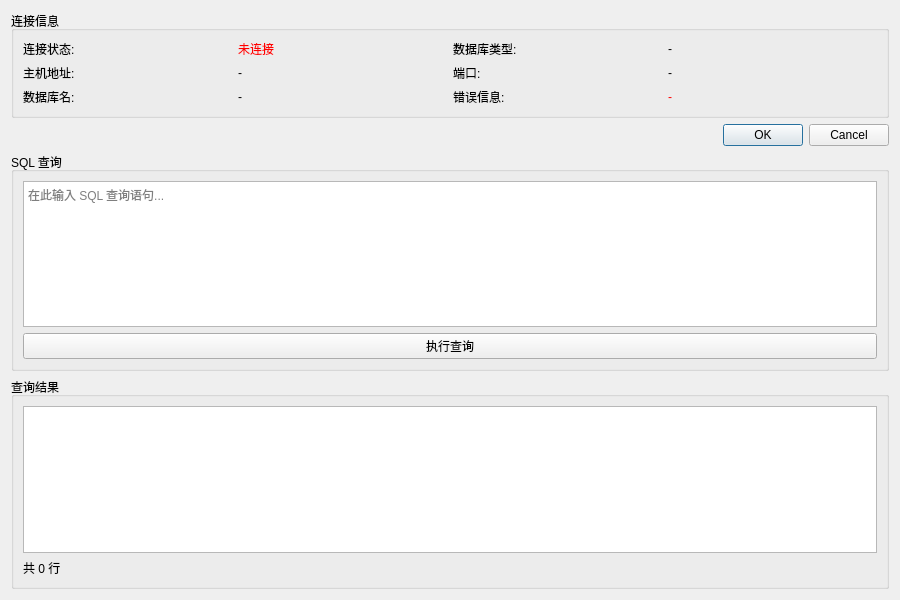
<?xml version="1.0" encoding="UTF-8"?>
<ui version="4.0">
 <class>DatabaseWidget</class>
 <widget class="QWidget" name="DatabaseWidget">
  <property name="geometry">
   <rect>
    <x>0</x>
    <y>0</y>
    <width>900</width>
    <height>600</height>
   </rect>
  </property>
  <property name="windowTitle">
   <string>数据库管理</string>
  </property>
  <layout class="QVBoxLayout" name="verticalLayout">
   <item>
    <widget class="QGroupBox" name="groupBoxConnection">
     <property name="title">
      <string>连接信息</string>
     </property>
     <layout class="QGridLayout" name="gridLayout">
      <item row="0" column="0">
       <widget class="QLabel" name="labelStatus">
        <property name="text">
         <string>连接状态:</string>
        </property>
       </widget>
      </item>
      <item row="0" column="1">
       <widget class="QLabel" name="labelStatusValue">
        <property name="text">
         <string>未连接</string>
        </property>
        <property name="styleSheet">
         <string notr="true">color: red;</string>
        </property>
       </widget>
      </item>
      <item row="0" column="2">
       <widget class="QLabel" name="labelType">
        <property name="text">
         <string>数据库类型:</string>
        </property>
       </widget>
      </item>
      <item row="0" column="3">
       <widget class="QLabel" name="labelTypeValue">
        <property name="text">
         <string>-</string>
        </property>
       </widget>
      </item>
      <item row="1" column="0">
       <widget class="QLabel" name="labelHost">
        <property name="text">
         <string>主机地址:</string>
        </property>
       </widget>
      </item>
      <item row="1" column="1">
       <widget class="QLabel" name="labelHostValue">
        <property name="text">
         <string>-</string>
        </property>
       </widget>
      </item>
      <item row="1" column="2">
       <widget class="QLabel" name="labelPort">
        <property name="text">
         <string>端口:</string>
        </property>
       </widget>
      </item>
      <item row="1" column="3">
       <widget class="QLabel" name="labelPortValue">
        <property name="text">
         <string>-</string>
        </property>
       </widget>
      </item>
      <item row="2" column="0">
       <widget class="QLabel" name="labelDatabase">
        <property name="text">
         <string>数据库名:</string>
        </property>
       </widget>
      </item>
      <item row="2" column="1">
       <widget class="QLabel" name="labelDatabaseValue">
        <property name="text">
         <string>-</string>
        </property>
       </widget>
      </item>
      <item row="2" column="2">
       <widget class="QLabel" name="labelError">
        <property name="text">
         <string>错误信息:</string>
        </property>
       </widget>
      </item>
      <item row="2" column="3">
       <widget class="QLabel" name="labelErrorValue">
        <property name="text">
         <string>-</string>
        </property>
        <property name="styleSheet">
         <string notr="true">color: red;</string>
        </property>
       </widget>
      </item>
     </layout>
    </widget>
   </item>
   <item>
    <widget class="QDialogButtonBox" name="buttonBox">
     <property name="standardButtons">
      <set>QDialogButtonBox::Ok|QDialogButtonBox::Cancel</set>
     </property>
    </widget>
   </item>
   <item>
    <widget class="QGroupBox" name="groupBoxQuery">
     <property name="title">
      <string>SQL 查询</string>
     </property>
     <layout class="QVBoxLayout" name="verticalLayout_2">
      <item>
       <widget class="QTextEdit" name="textEditQuery">
        <property name="placeholderText">
         <string>在此输入 SQL 查询语句...</string>
        </property>
       </widget>
      </item>
      <item>
       <widget class="QPushButton" name="btnExecute">
        <property name="text">
         <string>执行查询</string>
        </property>
       </widget>
      </item>
     </layout>
    </widget>
   </item>
   <item>
    <widget class="QGroupBox" name="groupBoxResult">
     <property name="title">
      <string>查询结果</string>
     </property>
     <layout class="QVBoxLayout" name="verticalLayout_3">
      <item>
       <widget class="QTableWidget" name="tableWidgetResult">
        <property name="alternatingRowColors">
         <bool>true</bool>
        </property>
        <property name="selectionMode">
         <enum>QAbstractItemView::SingleSelection</enum>
        </property>
        <property name="selectionBehavior">
         <enum>QAbstractItemView::SelectRows</enum>
        </property>
       </widget>
      </item>
      <item>
       <widget class="QLabel" name="labelRowCount">
        <property name="text">
         <string>共 0 行</string>
        </property>
       </widget>
      </item>
     </layout>
    </widget>
   </item>
  </layout>
 </widget>
 <resources/>
 <connections>
  <connection>
   <sender>buttonBox</sender>
   <signal>accepted()</signal>
   <receiver>DatabaseWidget</receiver>
   <slot>accept()</slot>
   <hints>
    <hint type="sourcelabel">
     <x>299</x>
     <y>289</y>
    </hint>
    <hint type="destinationlabel">
     <x>157</x>
     <y>250</y>
    </hint>
   </hints>
  </connection>
  <connection>
   <sender>buttonBox</sender>
   <signal>rejected()</signal>
   <receiver>DatabaseWidget</receiver>
   <slot>reject()</slot>
   <hints>
    <hint type="sourcelabel">
     <x>329</x>
     <y>289</y>
    </hint>
    <hint type="destinationlabel">
     <x>157</x>
     <y>250</y>
    </hint>
   </hints>
  </connection>
 </connections>
</ui>
